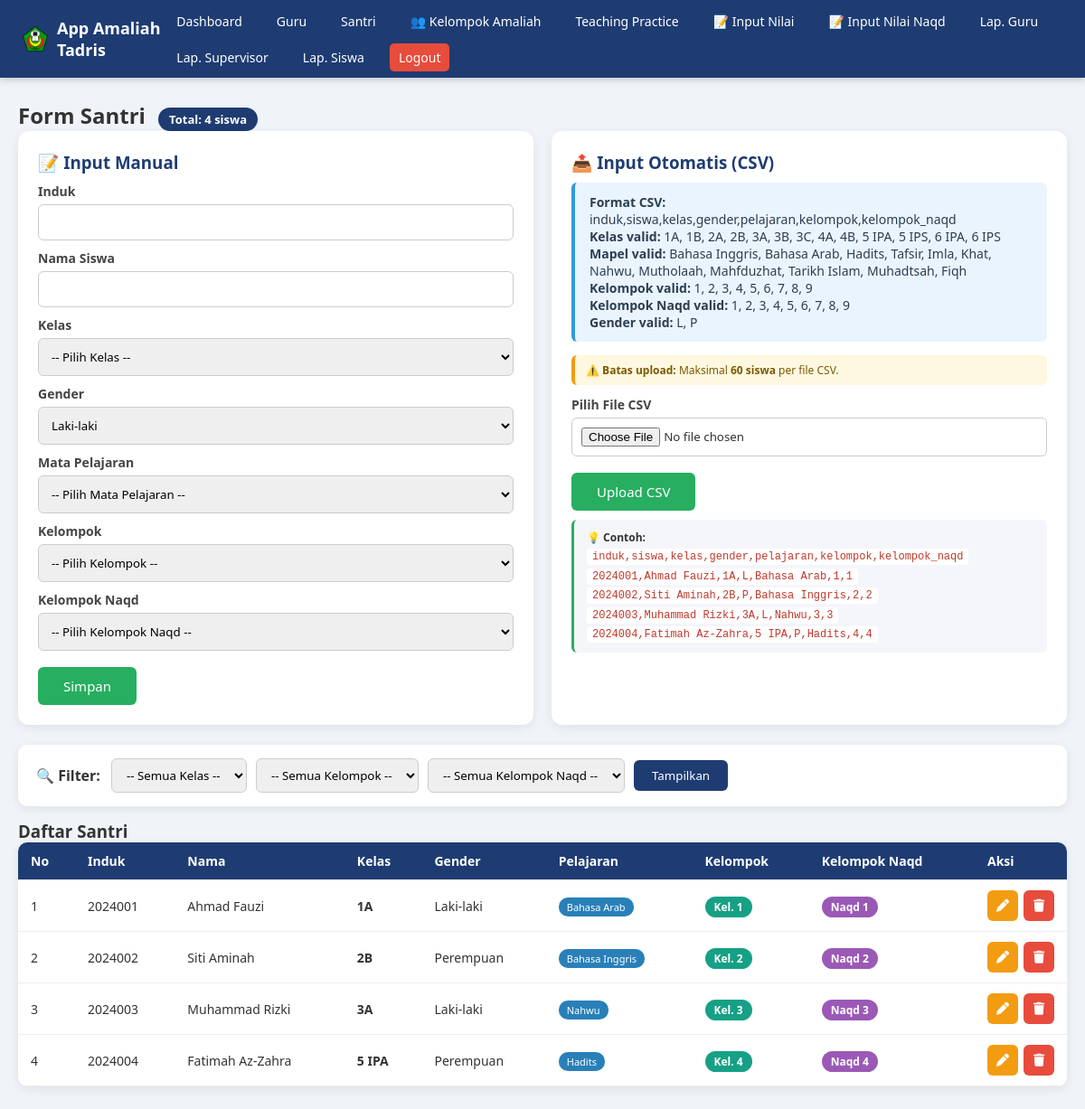
Page /santri.php (signed in) on the committed database.
### tables this page shows
CREATE TABLE `santri` (
  `id`            INT(11)       NOT NULL AUTO_INCREMENT,
  `induk`         VARCHAR(30)   NOT NULL,
  `siswa`         VARCHAR(100)  NOT NULL,
  `kelas`         VARCHAR(10)   NOT NULL,
  `gender`        ENUM('L','P') NOT NULL DEFAULT 'L',
  `pelajaran`     VARCHAR(100)  DEFAULT NULL,
  `kelompok`      INT(2)        DEFAULT NULL,
  `kelompok_naqd` INT(2)        DEFAULT NULL,
  `created_at`    TIMESTAMP     DEFAULT CURRENT_TIMESTAMP,
  `updated_at`    TIMESTAMP     DEFAULT CURRENT_TIMESTAMP ON UPDATE CURRENT_TIMESTAMP,
  PRIMARY KEY (`id`),
  UNIQUE KEY `uniq_induk` (`induk`),
  KEY `idx_kelas` (`kelas`),
  KEY `idx_kelompok` (`kelompok`),
  KEY `idx_kelompok_naqd` (`kelompok_naqd`)
);

### santri.php (the view, shortened to what this page needs)
<?php
require 'config/database.php';
$KELAS_LIST    = ['1A','1B','2A','2B','3A','3B','3C','4A','4B','5 IPA','5 IPS','6 IPA','6 IPS'];
$MAPEL_LIST    = ['Bahasa Inggris','Bahasa Arab','Hadits','Tafsir','Imla','Khat','Nahwu','Mutholaah','Mahfduzhat','Tarikh Islam','Muhadtsah','Fiqh'];
$KELOMPOK_LIST = [1,2,3,4,5,6,7,8,9];
$MAX_CSV_ROWS = 60;
$mode_edit = false;
$edit_data = [
    'id'            => 0,
    'induk'         => '',
    'siswa'         => '',
    'kelas'         => '',
    'gender'        => '',
    'pelajaran'     => '',
    'kelompok'      => '',
    'kelompok_naqd' => '',
];
$filter_kelas         = $_GET['filter_kelas'] ?? '';
$where_arr = [];
$where = $where_arr ? "WHERE " . implode(" AND ", $where_arr) : '';
$total_santri = 0;
$q_count = $conn->query("SELECT COUNT(*) AS t FROM santri $where");
if ($q_count) {
    $row_count = $q_count->fetch_assoc();
    $total_santri = $row_count['t'] ?? 0;
}
$data = $conn->query("SELECT * FROM santri $where ORDER BY kelas, kelompok, siswa");
?>
<!DOCTYPE html>
<html>
<head>
<link rel="stylesheet" href="assets/css/style.css">
<link rel="stylesheet" href="https://cdnjs.cloudflare.com/ajax/libs/font-awesome/6.5.1/css/all.min.css">
</head>
<body>
<?php include 'partials/navbar.php'; ?>
<div class="container">
<h2>Form Santri
    <span class="counter-badge">Total: <?= $total_santri ?> siswa</span>
</h2>
<div class="grid-2">
    <div class="form-card">
        <h3><?= $mode_edit ? '✏️ Edit Santri' : '📝 Input Manual' ?></h3>
        <form method="post">
            <label>Induk</label>
            <input type="text" name="induk" required maxlength="30"
                   value="<?=htmlspecialchars($edit_data['induk'])?>"
                   <?= $mode_edit ? 'readonly style="background:#f5f5f5;"' : '' ?>>
            <label>Nama Siswa</label>
            <input type="text" name="siswa" required maxlength="100"
                   value="<?=htmlspecialchars($edit_data['siswa'])?>"
                   <?= $mode_edit ? 'readonly style="background:#f5f5f5;"' : '' ?>>
            <label>Kelas</label>
            <select name="kelas" required <?= $mode_edit ? 'disabled' : '' ?>>
                <option value="">-- Pilih Kelas --</option>
            </select>
            <label>Gender</label>
            <select name="gender" required <?= $mode_edit ? 'disabled' : '' ?>>
                <option value="L" <?=($edit_data['gender']=='L')?'selected':''?>>Laki-laki</option>
            </select>
            <label>Mata Pelajaran</label>
            <select name="pelajaran" required>
                <option value="">-- Pilih Mata Pelajaran --</option>
            </select>
            <label>Kelompok</label>
            <select name="kelompok" required>
                <option value="">-- Pilih Kelompok --</option>
            </select>
            <label>Kelompok Naqd</label>
            <select name="kelompok_naqd" required>
                <option value="">-- Pilih Kelompok Naqd --</option>
            </select>
            <button type="submit" name="simpan">
                <?= $mode_edit ? '💾 Update' : 'Simpan' ?>
            </button>
        </form>
    </div>
    <div class="form-card">
        <h3>📤 Input Otomatis (CSV)</h3>
        <div class="info-box">
            <b>Format CSV:</b> <code>induk,siswa,kelas,gender,pelajaran,kelompok,kelompok_naqd</code><br>
            <b>Kelas valid:</b> <?= implode(', ', $KELAS_LIST) ?><br>
            <b>Mapel valid:</b> <?= implode(', ', $MAPEL_LIST) ?><br>
            <b>Kelompok valid:</b> <?= implode(', ', $KELOMPOK_LIST) ?><br>
            <b>Kelompok Naqd valid:</b> <?= implode(', ', $KELOMPOK_LIST) ?><br>
            <b>Gender valid:</b> L, P
        </div>
        <div class="max-info">
            ⚠️ <b>Batas upload:</b> Maksimal <b><?= $MAX_CSV_ROWS ?> siswa</b> per file CSV.
        </div>
        <form method="post" enctype="multipart/form-data" style="margin-top:12px;">
            <label>Pilih File CSV</label>
            <input type="file" name="csv_file" accept=".csv" required>
            <button type="submit" name="upload_csv">Upload CSV</button>
        </form>
        <div class="csv-contoh">
            💡 <b>Contoh:</b><br>
            <code>induk,siswa,kelas,gender,pelajaran,kelompok,kelompok_naqd</code><br>
            <code>2024001,Ahmad Fauzi,1A,L,Bahasa Arab,1,1</code><br>
            <code>2024002,Siti Aminah,2B,P,Bahasa Inggris,2,2</code><br>
            <code>2024003,Muhammad Rizki,3A,L,Nahwu,3,3</code><br>
            <code>2024004,Fatimah Az-Zahra,5 IPA,P,Hadits,4,4</code>
        </div>
    </div>
</div>
<div class="filter-bar">
    <b>🔍 Filter:</b>
    <form method="get" style="display:flex;gap:10px;align-items:center;flex-wrap:wrap;">
        <select name="filter_kelas">
            <option value="">-- Semua Kelas --</option>
        </select>
        <select name="filter_kelompok">
            <option value="">-- Semua Kelompok --</option>
        </select>
        <select name="filter_kelompok_naqd">
            <option value="">-- Semua Kelompok Naqd --</option>
        </select>
        <button type="submit">Tampilkan</button>
    </form>
</div>
<h3>Daftar Santri <?= $filter_kelas ? "— Kelas $filter_kelas" : '' ?></h3>
<table>
    <thead>
        <tr>
            <th>No</th>
            <th>Induk</th>
            <th>Nama</th>
            <th>Kelas</th>
            <th>Gender</th>
            <th>Pelajaran</th>
            <th>Kelompok</th>
            <th>Kelompok Naqd</th>
            <th style="width:100px;">Aksi</th>
        </tr>
    </thead>
    <tbody>
    <?php if ($data && $data->num_rows > 0): ?>
        <?php $i=1; while($s=$data->fetch_assoc()): ?>
        <tr>
            <td><?=$i++?></td>
            <td><?=htmlspecialchars($s['induk'])?></td>
            <td><?=htmlspecialchars($s['siswa'])?></td>
            <td><b><?=htmlspecialchars($s['kelas'])?></b></td>
            <td><?=$s['gender']=='L'?'Laki-laki':'Perempuan'?></td>
            <td><span class="badge-pelajaran"><?=htmlspecialchars($s['pelajaran'] ?? '-')?></span></td>
            <td><span class="badge-kelompok">Kel. <?=htmlspecialchars($s['kelompok'] ?? '-')?></span></td>
            <td>
                <span class="badge-naqd">
                    Naqd <?=htmlspecialchars($s['kelompok_naqd'] ?? '-')?>
                </span>
            </td>
            <td class="aksi-cell">
                <div class="aksi-wrap">
                    <a href="?edit=<?=$s['id']?>" class="btn-aksi btn-edit" title="Edit data">
                        <i class="fa-solid fa-pen"></i>
                    </a>
                    <a href="?hapus=<?=$s['id']?>"
                       onclick="return confirm('Hapus data <?=htmlspecialchars($s['siswa'])?>?')"
                       class="btn-aksi btn-hapus" title="Hapus data">
                        <i class="fa-solid fa-trash"></i>
                    </a>
                </div>
            </td>
        </tr>
        <?php endwhile; ?>
    <?php else: ?>
        <tr><td colspan="9" style="text-align:center;">Belum ada data santri.</td></tr>
    <?php endif; ?>
    </tbody>
</table>
</div>
</body>
</html>

### assets/css/style.css (style rules this page uses)
* { margin:0; padding:0; box-sizing:border-box; font-family:'Segoe UI',sans-serif; }
body { background:#f0f4f8; color:#333; }
.container { max-width:1200px; margin:25px auto; padding:0 20px; }
.grid-2 { display:grid; grid-template-columns:1fr 1fr; gap:20px; }
.form-card { background:#fff; padding:22px; border-radius:12px; box-shadow:0 3px 12px rgba(0,0,0,.08); margin-bottom:22px; }
.form-card label { display:block; margin-top:10px; font-weight:600; font-size:14px; color:#444; }
.form-card input, .form-card select { width:100%; padding:10px; margin-top:5px; border:1px solid #ccc; border-radius:6px; }
.form-card button { margin-top:18px; padding:11px 28px; background:#27ae60; color:#fff; border:none; border-radius:6px; cursor:pointer; font-size:15px; }
.form-card h3 { color:#1e3c72; margin-bottom:10px; }
table { width:100%; background:#fff; border-collapse:collapse; border-radius:10px; overflow:hidden; box-shadow:0 3px 12px rgba(0,0,0,.08); }
th, td { padding:11px 14px; text-align:left; border-bottom:1px solid #eee; font-size:14px; }
th { background:#1e3c72; color:#fff; font-weight:600; }

### santri.php (style rules this page uses)
.info-box { background:#eaf4ff; border-left:4px solid #3498db; padding:12px 16px; border-radius:6px; margin-bottom:15px; font-size:14px; color:#2c3e50; }
.counter-badge { display:inline-block; background:#1e3c72; color:#fff; padding:4px 12px; border-radius:20px; font-size:13px; margin-left:8px; }
.filter-bar { background:#fff; padding:15px 20px; border-radius:10px; box-shadow:0 3px 12px rgba(0,0,0,.08); margin-bottom:15px; display:flex; gap:12px; align-items:center; flex-wrap:wrap; }
.filter-bar select { padding:8px 12px; border:1px solid #ccc; border-radius:6px; }
.filter-bar button { padding:8px 20px; background:#1e3c72; color:#fff; border:none; border-radius:6px; cursor:pointer; }
.badge-pelajaran { background:#2980b9; color:#fff; padding:3px 9px; border-radius:10px; font-size:11px; }
.badge-kelompok { background:#16a085; color:#fff; padding:3px 10px; border-radius:12px; font-size:12px; font-weight:bold; }
.badge-naqd { background:#9b59b6; color:#fff; padding:3px 10px; border-radius:12px; font-size:12px; font-weight:bold; }
.max-info { background:#fff8e1; border-left:4px solid #f39c12; padding:8px 12px; border-radius:6px; margin-top:8px; font-size:12px; color:#7a5a00; }
.aksi-wrap { display: flex; gap: 6px; justify-content: center; align-items: center; flex-wrap: nowrap; }
.btn-aksi { display: inline-flex; align-items: center; justify-content: center; width: 34px; height: 34px; border-radius: 6px; font-size: 14px; text-decoration: none; color: #fff; border: none; cursor: pointer; transition: .15s; line-height: 1; }
.btn-edit { background: #f39c12; }
.btn-hapus { background: #e74c3c; }
table td.aksi-cell { text-align: center; vertical-align: middle; }
.csv-contoh { background: #f4f6f9; border-left: 3px solid #27ae60; padding: 10px 14px; border-radius: 6px; margin-top: 10px; font-size: 12px; line-height: 1.7; color: #333; }
.csv-contoh code { background: #fff; padding: 2px 6px; border-radius: 3px; color: #c0392b; font-family: monospace; }

### rows in the picture
santri: induk "2024001", siswa "Ahmad Fauzi", kelas "1A", gender "Laki-laki", pelajaran "Bahasa Arab", kelompok "1", kelompok_naqd "1"
santri: induk "2024002", siswa "Siti Aminah", kelas "2B", gender "Perempuan", pelajaran "Bahasa Inggris", kelompok "2", kelompok_naqd "2"
santri: induk "2024003", siswa "Muhammad Rizki", kelas "3A", gender "Laki-laki", pelajaran "Nahwu", kelompok "3", kelompok_naqd "3"
santri: induk "2024004", siswa "Fatimah Az-Zahra", kelas "5 IPA", gender "Perempuan", pelajaran "Hadits", kelompok "4", kelompok_naqd "4"

### other values in the picture
$total_santri "4"
implode(', ', $KELAS_LIST) "1A, 1B, 2A, 2B, 3A, 3B, 3C, 4A, 4B, 5 IPA, 5 IPS, 6 IPA, 6 IPS"
implode(', ', $MAPEL_LIST) "Bahasa Inggris, Bahasa Arab, Hadits, Tafsir, Imla, Khat, Nahwu, Mutholaah, Mahfduzhat, Tarikh Islam, Muhadtsah, Fiqh"
implode(', ', $KELOMPOK_LIST) "1, 2, 3, 4, 5, 6, 7, 8, 9"
$MAX_CSV_ROWS "60"
